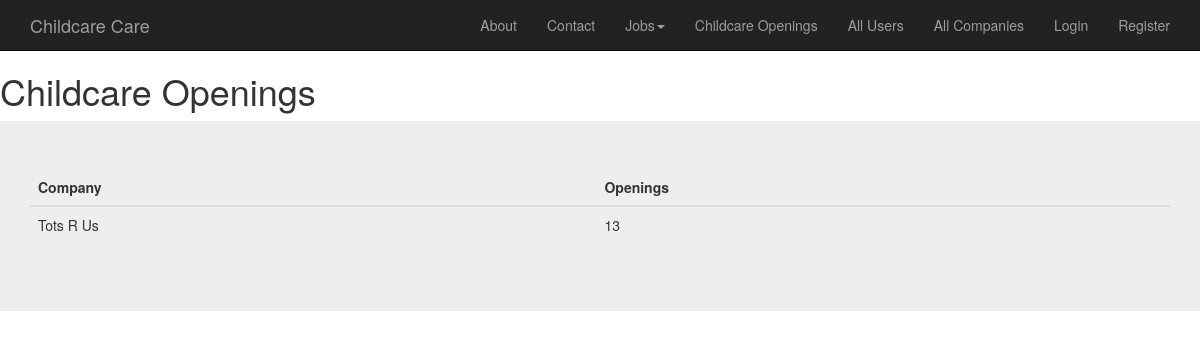
Before: /index.php?action=viewChildcareOpenings with the older database file.
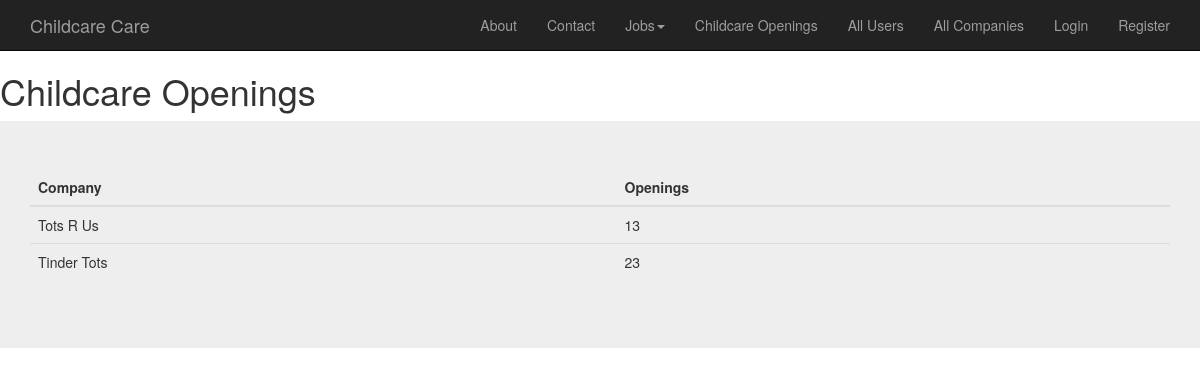
After: the same page with the newer database file.
### tables this page shows
CREATE TABLE `company` (
  `id` int(11) NOT NULL,
  `companyName` varchar(100) NOT NULL,
  `employeeCount` int(11) NOT NULL,
  `childCapacity` int(11) NOT NULL,
  `childrenEnrolled` int(11) NOT NULL,
  `overallRating` float DEFAULT NULL,
  `ownerID` int(11) NOT NULL,
  `companyImage` varchar(50) DEFAULT NULL
);

### models/opening_db.php (called while the page is built, shortened)
<?php
class opening_db {
    public static function select_all() {
        $db = Database::getDB();
        $queryUsers = 'SELECT * FROM company
                       WHERE  childCapacity - childrenEnrolled > 0'
                ;
        $statement = $db->prepare($queryUsers);
        $statement->execute();
        $rows = $statement->fetchAll();
        return $rows;
    }
}

### views/childcareOpenings.php (the view, shortened to what this page needs)
<!DOCTYPE html>
<html>
    <head>
        <?php include ('css/css.php'); ?>
    </head>
    <body>
        <?php include ('nav.php'); ?>
        <main>
            <h1>Childcare Openings</h1>
        <div class="jumbotron" >
            <div class="container">
<table class="table table-dark">
  <thead>
    <tr>
      <th scope="col">Company</th>
      <th scope="col">Openings</th>
    </tr>
  </thead>
  <tbody>
      <?php foreach ($openings as $o) : ?>
    <tr>
      <td><?php echo $o['companyName'] ; ?></td>
      <td><?php echo $o['childCapacity'] - $o['childrenEnrolled'] ?></td>
    </tr>
    <?php endforeach; ?>
  </tbody>
</table>
            </div>
        </div>
    </body>
</html>

### index.php (shortened to what this page needs)
<?php
require_once 'models/opening_db.php';
$action = filter_input(INPUT_POST, 'action');
if ($action === null) {
    $action = filter_input(INPUT_GET, 'action');
}
switch ($action) {
    case 'viewChildcareOpenings' :
        $openings = opening_db::select_all();
        include('views/childcareOpenings.php');
        die();
        break;
}

### css/css.php (shortened to what this page needs)
<link rel="stylesheet" href="https://maxcdn.bootstrapcdn.com/bootstrap/3.4.0/css/bootstrap.min.css">
<link rel="stylesheet" href="css/custom.css">

### views/nav.php (shortened to what this page needs)
<nav class="navbar navbar-inverse navbar-static-top">
  <div class="container">
    <div class="navbar-header">
      <a class="navbar-brand" href="#">Childcare Care</a>
    </div>
    <div class="collapse navbar-collapse" id="bs-example-navbar-collapse-1">
      <ul class="nav navbar-nav navbar-right">
        <li><a href='index.php?action=about'>About</a></li>
        <li><a href="#">Contact</a></li>
        <li class="dropdown">
          <a
            href="#"
            class="dropdown-toggle"
            data-toggle="dropdown"
            role="button"
            aria-haspopup="true"
            aria-expanded="false"
            >Jobs<span class="caret"></span
          ></a>
        </li>
        <li><a href='index.php?action=viewChildcareOpenings'>Childcare Openings</a></li>
        <li><a href='index.php?action=displayAllUsers'>All Users</a></li>
        <li><a href='index.php?action=viewCompanies'>All Companies</a></li>
        <?php if (isset($_SESSION['currentUser'])):?>
        <li><a href='index.php?action=displayProfile'>Profile</a></li>
        <li><a href='index.php?action=logout'>Logout</a></li>
        <?php else: ?>
        <li><a href='index.php?action=viewLogin'>Login</a></li>
        <li><a href='index.php?action=registration'>Register</a></li>
        <?php endif; ?>
      </ul>
    </div>
  </div>
</nav>

### css/custom.css (style rules this page uses)
.navbar { margin-bottom: 0; }

Changed rows visible on the page:
added company: companyName "Tinder Tots", $o['childCapacity'] - $o['childrenEnrolled'] "23"
